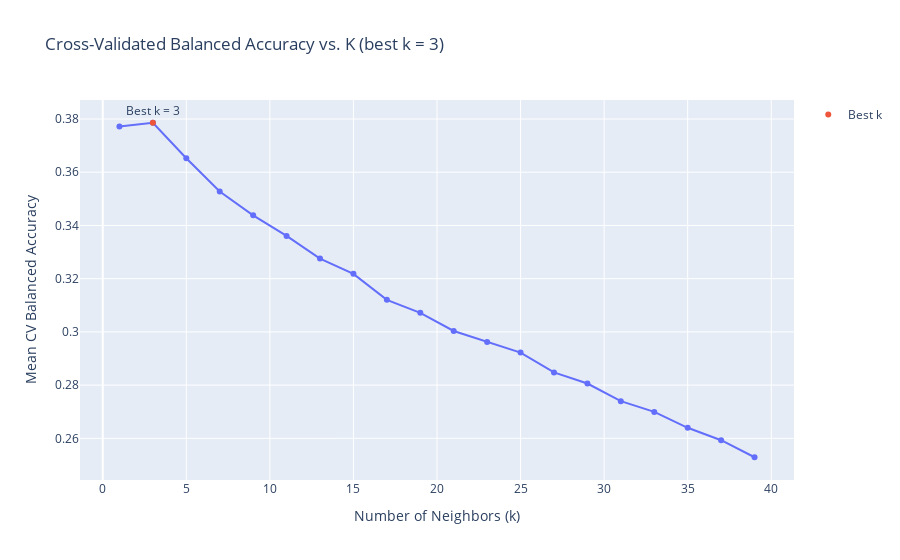

This figure's notebook cell:
### Markdown cell above
## KNN

### Code cell
numeric_features = ['score', 'album_year', 'length', 'followers_count', 
                    'reviewer_reviews', 'artist_reviews']
categorical_features = ['label']

preprocessor = ColumnTransformer(
    transformers=[
        ('num', StandardScaler(), numeric_features),
        ('cat', OneHotEncoder(handle_unknown='ignore'), categorical_features)
    ])

pipe = Pipeline([
    ("preprocessor", preprocessor),
    ("knn", KNeighborsClassifier(weights="distance"))
])

param_grid = {"knn__n_neighbors": range(1, 41, 2)}

grid = GridSearchCV(pipe, param_grid, cv=5, scoring="balanced_accuracy", n_jobs=-1)
grid.fit(X_train, y_train)

results_df = pd.DataFrame(grid.cv_results_)

results_df["k"] = results_df["param_knn__n_neighbors"]
results_df["mean_score"] = results_df["mean_test_score"]

best_k = grid.best_params_["knn__n_neighbors"]
best_score = grid.best_score_

fig = px.line(
    results_df,
    x="k",
    y="mean_score",
    title=f"Cross-Validated Balanced Accuracy vs. K (best k = {best_k})",
    markers=True,
    labels={"k": "Number of Neighbors (k)", "mean_score": "Mean CV Balanced Accuracy"}
)


fig.add_scatter(
    x=[best_k],
    y=[best_score],
    mode="markers+text",
    text=[f"Best k = {best_k}"],
    textposition="top center",
    name="Best k"
)

fig.update_layout(hovermode="x unified")
fig.show()


pipe.fit(X_train, y_train)
y_pred = pipe.predict(X_test)
acc = accuracy_score(y_test, y_pred)
bal_acc = balanced_accuracy_score(y_test, y_pred)

print(f"Accuracy: {acc:.3f}")
print(f"Balanced accuracy: {bal_acc:.3f}")
confusion_matrix(y_test, y_pred, labels=pipe.classes_)

### Figure 1 — Plotly figure (JSON) as saved in the notebook; plotly's stock layout.template omitted (floating-point values rounded to 4 significant figures)
{"data": [{"hovertemplate": "Number of Neighbors (k)=%{x}<br>Mean CV Balanced Accuracy=%{y}<extra></extra>", "legendgroup": "", "line": {"color": "#636efa", "dash": "solid"}, "marker": {"symbol": "circle"}, "mode": "lines+markers", "name": "", "orientation": "v", "showlegend": false, "type": "scatter", "x": [1, 3, 5, 7, 9, 11, 13, 15, 17, 19, 21, 23, 25, 27, 29, 31, 33, 35, 37, 39], "xaxis": "x", "y": [0.3772, 0.3786, 0.3653, 0.3527, 0.3438, 0.3361, 0.3275, 0.3218, 0.312, 0.3071, 0.3003, 0.2962, 0.2922, 0.2848, 0.2806, 0.274, 0.2699, 0.2639, 0.2593, 0.2529], "yaxis": "y"}, {"mode": "markers+text", "name": "Best k", "text": ["Best k = 3"], "textposition": "top center", "type": "scatter", "x": [3], "y": [0.3786]}], "layout": {"hovermode": "x unified", "legend": {"tracegroupgap": 0}, "title": {"text": "Cross-Validated Balanced Accuracy vs. K (best k = 3)"}, "xaxis": {"anchor": "y", "domain": [0, 1], "title": {"text": "Number of Neighbors (k)"}}, "yaxis": {"anchor": "x", "domain": [0, 1], "title": {"text": "Mean CV Balanced Accuracy"}}}}
